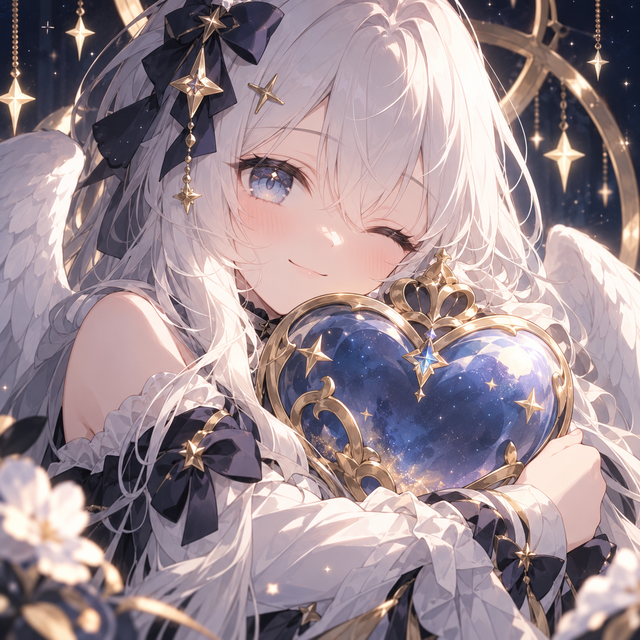
#> input picture napcat-bridge/assets/heart-rate/background.png, 640 x 640 px, found by its file name
$ python render_heart_rate.py 5
#> lines starting #> are read from the running program, lines starting #| are printed output that depends on the picture
#!/usr/bin/env python3
"""Overlay an exact three-digit heart-rate value on the generated background."""
import argparse
from pathlib import Path

from PIL import Image, ImageDraw, ImageFont


FONT_CANDIDATES = (
    "/usr/share/fonts/truetype/dejavu/DejaVuSansMono-Bold.ttf",
    "/usr/share/fonts/dejavu-sans-fonts/DejaVuSansCondensed-Bold.ttf",
    "/usr/share/fonts/dejavu-sans-fonts/DejaVuSans-Bold.ttf",
)


def load_font(size: int):
    for candidate in FONT_CANDIDATES:
        path = Path(candidate)
        if path.is_file():
            return ImageFont.truetype(path, size=size)
    return ImageFont.load_default()


def main():
    parser = argparse.ArgumentParser()
    parser.add_argument("bpm", type=int, help="heart rate from 0 to 999")
    parser.add_argument("--background", type=Path, default=Path("assets/heart-rate/background.png"))
    parser.add_argument("--output", type=Path)
    parser.add_argument("--size", type=int, default=640, help="output width and height (default: 640)")
    parser.add_argument("--quality", type=int, default=95, help="JPEG quality from 1 to 100 (default: 95)")
    args = parser.parse_args()
    if not 0 <= args.bpm <= 999:
        parser.error("bpm must be between 0 and 999")
    if args.size < 64:
        parser.error("size must be at least 64 pixels")
    if not 1 <= args.quality <= 100:
        parser.error("quality must be between 1 and 100")
    if not args.background.exists():
        parser.error(f"background not found: {args.background}")

    image = Image.open(args.background).convert("RGBA")
#> image is the input picture: PIL image 640x640 RGBA; mean R, G, B, A 155.6, 138.8, 145, 255
    if image.size != (args.size, args.size):
        image = image.resize((args.size, args.size), Image.Resampling.LANCZOS)
    draw = ImageDraw.Draw(image)
    number = f"{args.bpm:03d}"
    font = load_font(size=int(image.width * 0.22))
    box = draw.textbbox((0, 0), number, font=font, stroke_width=3)
#> box = (-3, 23, 270, 135)
    x = (image.width - (box[2] - box[0])) // 2
#> x = 183
    y = (image.height - (box[3] - box[1])) // 2 - box[1]
#> y = 241
    draw.text(
        (x, y),
        number,
        font=font,
        fill=(255, 255, 255, 255),
        stroke_width=max(3, image.width // 300),
        stroke_fill=(5, 12, 30, 230),
    )

    output = args.output or args.background.with_name(f"heart-rate-{number}.png")
    output.parent.mkdir(parents=True, exist_ok=True)
    rgb_image = image.convert("RGB")
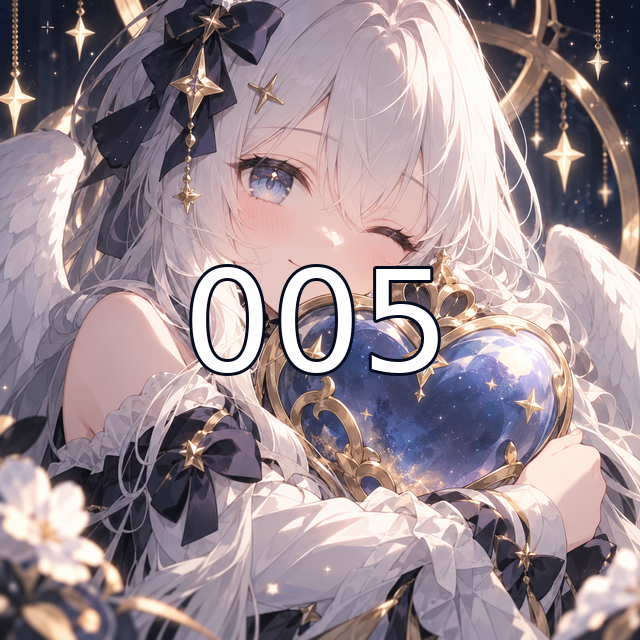
#> rgb_image: PIL image 640x640 RGB; mean R, G, B 155.7, 139.6, 146
    if output.suffix.lower() in {".jpg", ".jpeg"}:
        rgb_image.save(output, format="JPEG", quality=args.quality, subsampling=0, optimize=True, progressive=True)
    else:
        rgb_image.save(output, format="PNG", optimize=True)
    print(output)


if __name__ == "__main__":
    main()
